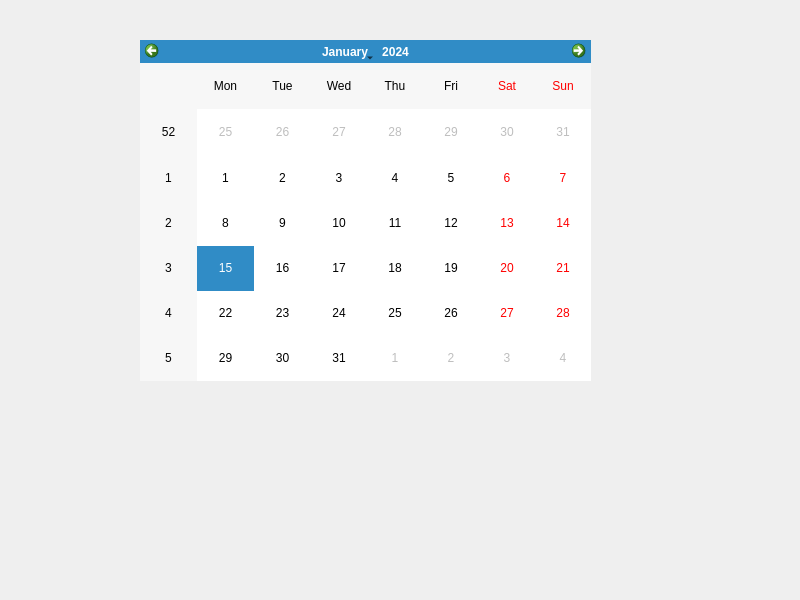
<?xml version="1.0" encoding="UTF-8"?>
<ui version="4.0">
 <class>Widget</class>
 <widget class="QWidget" name="Widget">
  <property name="geometry">
   <rect>
    <x>0</x>
    <y>0</y>
    <width>800</width>
    <height>600</height>
   </rect>
  </property>
  <property name="windowTitle">
   <string>Widget</string>
  </property>
  <widget class="QCalendarWidget" name="calendarWidget">
   <property name="geometry">
    <rect>
     <x>140</x>
     <y>40</y>
     <width>451</width>
     <height>341</height>
    </rect>
   </property>
  </widget>
  <widget class="QLabel" name="label">
   <property name="geometry">
    <rect>
     <x>230</x>
     <y>430</y>
     <width>271</width>
     <height>81</height>
    </rect>
   </property>
   <property name="text">
    <string/>
   </property>
  </widget>
 </widget>
 <resources/>
 <connections/>
</ui>
